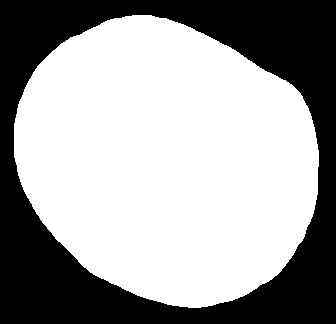
#> input picture mask_beforescaling.png, 336 x 324 px
$ python dummy_main.py
#> lines starting #> are read from the running program, lines starting #| are printed output that depends on the picture; after the words box and inside, x2 and y2 are one past the last pixel; in counts of white or black regions, pixels touching at a corner belong together
#> further down, img is the input picture: shape (324, 336, 3); 62.4% white; 1 black region, box (x1, y1, x2, y2) and area: (0, 0, 336, 324) 40892
#| <class 'numpy.ndarray'>
#| (324, 336, 3)
### radavg.py
# -*- coding: utf-8 -*-
"""
Created on Tue Feb 28 13:39:07 2023

@author: hp
"""
import numpy as np


#Calculates radial average  of , pixel size
    #Input:
        #array C of size 647*671 double with Nan values
        #pixelsize 0.088
    #output :
        #Radavg: radial average vector
        #lags: vector containg space lags
        #np.meshgrid(-C.shape[1]/2:(C.shape[1]/2)-1,-C.shape[0]/2:(C.shape[0]/2)-1)
        #X
def radavg(C,pixelSize):

#> called with pixelSize = 0.088
    print("Entered")
    X,Y=np.meshgrid(np.arange(-C.shape[1]/2, (C.shape[1]/2)), np.arange(-C.shape[0]/2, C.shape[0]/2))
        #convert to polar coordinates
    rho = np.sqrt(X**2+Y**2)
    rho=np.round(rho)
    maximumOfRho = int(np.max(rho))
#> maximumOfRho = 233
    lags = np.linspace(0,maximumOfRho, maximumOfRho+1) #is of shape 467 and should be 1*467
#> lags = 234 values from 0 to 233
    Radavg = np.full((1,int(lags.size)-1), np.NaN) #is of shape 1*466

    xc = (C.shape[0]+1)/2
#> xc = 162.5
    yc = (C.shape[1]+1)/2
#> yc = 168.5

    for i in range(1,lags.size):
        if((xc-lags[i] <1) or (yc-lags[i])<1):
            tempC=C
            tempRho=rho
        else:
            x_start = int(xc-lags[i])
            x_end = int(xc+lags[i])
            y_start = int(yc-lags[i])
            y_end = int(yc+lags[i])

            tempC= C[x_start-1:x_end,y_start-1:y_end]
            tempRho= rho[x_start-1:x_end,y_start-1:y_end]

            logical_LHS = tempRho<=lags[i]
            logical_RHS = tempRho>lags[i-1]
            logical_arg = np.logical_and(logical_LHS,logical_RHS)
            Radavg[0][i]=np.nanmean(tempC[logical_arg])

                #if the number is NaN, break as we reached the border of the circle
            if(np.isnan(Radavg[0][i])):
                break
#> this loop made 233 passes
#> tempC on pass 1: [[255, 255, 255], [255, 255, 255], [255, 255, 255]]
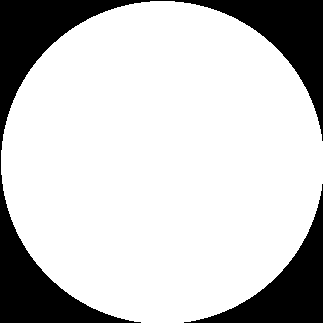
#> logical_LHS: shape (323, 323) bool; 78.5% white; 2 black regions, box (x1, y1, x2, y2) and area: (0, 0, 323, 323) 17126, (184, 184, 323, 323) 5296

    Radavg=Radavg[np.logical_not(np.isnan(Radavg))] #excluding nan values
#> Radavg = 161 values, max 255 at index 0, min 15.08 at index 160, mean 231.7
    Radavg=np.reshape(Radavg, (1, Radavg.size))
    Radavg[0][0]= C[int((C.shape[0]+1)/2)-1][int((C.shape[1]+1)/2)-1]
    #Radavg[0]= C[(C.shape[0]+1)/2][(C.shape[1]+1)/2]
    lags = lags[0:(Radavg.size)]*pixelSize
#> lags = 161 values from 0 to 14.08

    return Radavg,lags

### dummy_main.py
# -*- coding: utf-8 -*-
"""
Created on Tue Feb 21 22:05:06 2023

@author: hp
"""


import cv2


import radavg


img = cv2.imread('mask_beforescaling.png')
print(type(img))
print(img.shape)
gray = cv2.cvtColor(img, cv2.COLOR_BGR2GRAY) # convert to grayscale
radavg.radavg(gray,0.088)

# [18 lines of commented-out code are left out]
